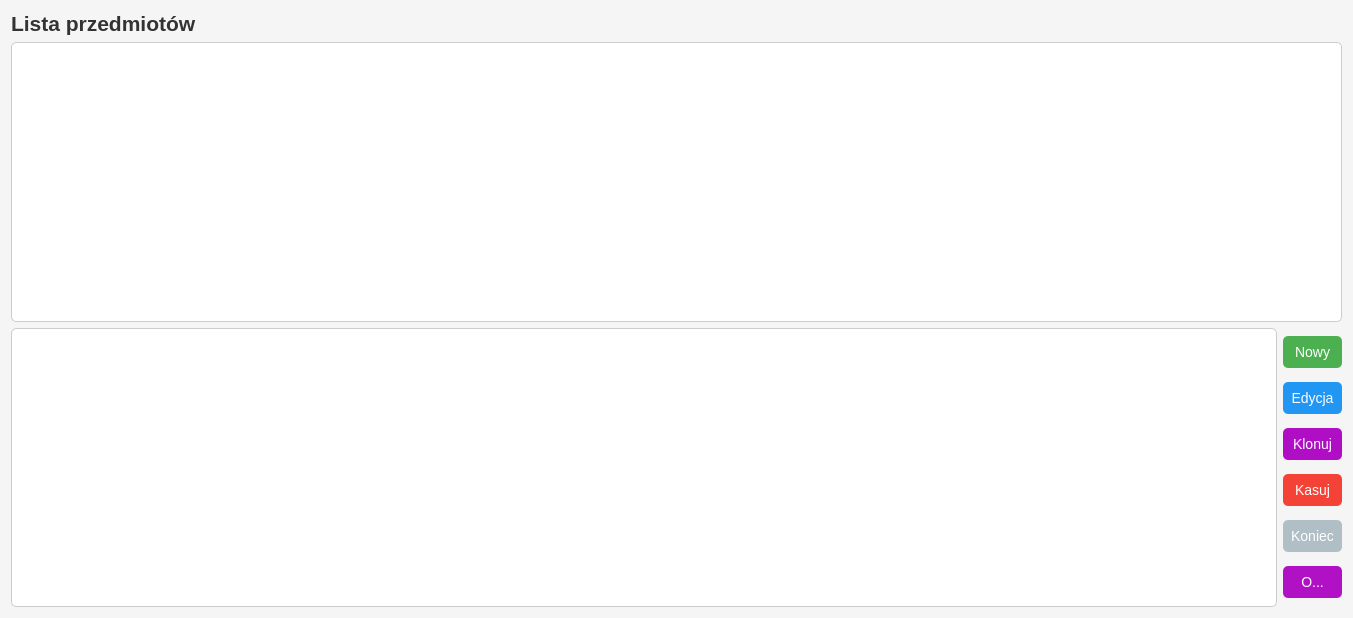
<?xml version="1.0" encoding="UTF-8"?>
<ui version="4.0">
 <class>itemList</class>
 <widget class="QWidget" name="itemList">
  <property name="geometry">
   <rect>
    <x>0</x>
    <y>0</y>
    <width>1353</width>
    <height>618</height>
   </rect>
  </property>
  <property name="windowTitle">
   <string>Lista przedmiotów</string>
  </property>
  <property name="styleSheet">
   <string notr="true">QWidget {
    background-color: #F5F5F5;
}

QLabel {
    color: #333333;
    font-weight: bold;
}

QTableView {
    border: 1px solid #CCCCCC;
    border-radius: 5px;
    background-color: #FFFFFF;
    color: #000000;
}

QTableView QHeaderView::section {
    background-color: #E0E0E0;
    color: #333333;
    padding: 5px;
    border: 1px solid #CCCCCC;
}

QGraphicsView {
    border: 1px solid #CCCCCC;
    border-radius: 5px;
    background-color: #FFFFFF;
}

QPushButton {
    border: none;
    border-radius: 5px;
    padding: 8px;
    font-size: 14px;
}

QPushButton#itemList_pushButton_new {
    background-color: #4CAF50;
    color: white;
}

QPushButton#itemList_pushButton_edit {
    background-color: #2196F3; /* Niebieski dla edycji */
    color: white;
}

QPushButton#itemList_pushButton_clone {
    background-color: #B00EC5;
    color: white;
}

QPushButton#itemList_pushButton_delete {
    background-color: #F44336; /* Czerwony dla kasowania */
    color: white;
}

QPushButton#itemList_pushButton_end {
    background-color: #B0BEC5;
    color: white;
}

QPushButton#itemList_pushButton_about {
    background-color: #B011C5;
    color: white;
}


QPushButton:hover {
    opacity: 0.8;
}</string>
  </property>
  <layout class="QVBoxLayout" name="mainLayout">
   <item>
    <widget class="QLabel" name="headerLabel">
     <property name="font">
      <font>
       <pointsize>16</pointsize>
       <bold>true</bold>
      </font>
     </property>
     <property name="text">
      <string>Lista przedmiotów</string>
     </property>
    </widget>
   </item>
   <item>
    <widget class="QTableView" name="itemList_tableView"/>
   </item>
   <item>
    <layout class="QHBoxLayout" name="bottomLayout">
     <item>
      <widget class="QGraphicsView" name="itemList_graphicsView"/>
     </item>
     <item>
      <layout class="QVBoxLayout" name="buttonsLayout">
       <item>
        <widget class="QPushButton" name="itemList_pushButton_new">
         <property name="text">
          <string>Nowy</string>
         </property>
        </widget>
       </item>
       <item>
        <widget class="QPushButton" name="itemList_pushButton_edit">
         <property name="text">
          <string>Edycja</string>
         </property>
        </widget>
       </item>
       <item>
        <widget class="QPushButton" name="itemList_pushButton_clone">
         <property name="text">
          <string>Klonuj</string>
         </property>
        </widget>
       </item>
       <item>
        <widget class="QPushButton" name="itemList_pushButton_delete">
         <property name="text">
          <string>Kasuj</string>
         </property>
        </widget>
       </item>
       <item>
        <widget class="QPushButton" name="itemList_pushButton_end">
         <property name="text">
          <string>Koniec</string>
         </property>
        </widget>
       </item>
       <item>
        <widget class="QPushButton" name="itemList_pushButton_about">
         <property name="text">
          <string>O...</string>
         </property>
        </widget>
       </item>
      </layout>
     </item>
    </layout>
   </item>
  </layout>
 </widget>
 <resources/>
 <connections/>
</ui>
